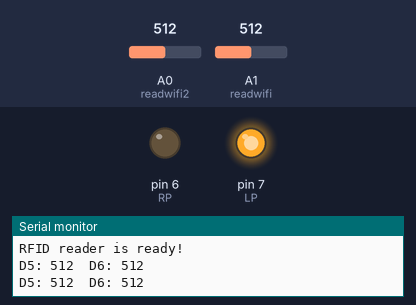
Simulated run of this sketch. Board: Arduino Mega 2560, built with avr-gcc and run on an emulated ATmega2560. On the bench: output pins drawn as LEDs (lit = HIGH), the last lines printed to the serial monitor. Inputs (shaded band) come from the test bench; at power-on: A0 (readwifi2) = 512, A1 (readwifi) = 512. Pins used as bus, display or sensor lines are not drawn.

Above: at 1.2 s.
1.3 s: A0 (readwifi2) set to 490
At 2.5 s:
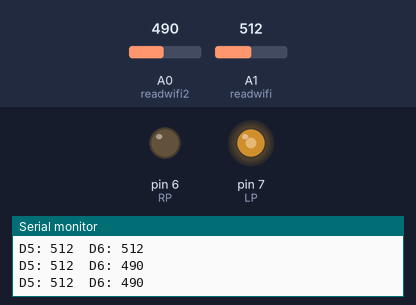
3.1 s: A1 (readwifi) set to 488
At 3.8 s:
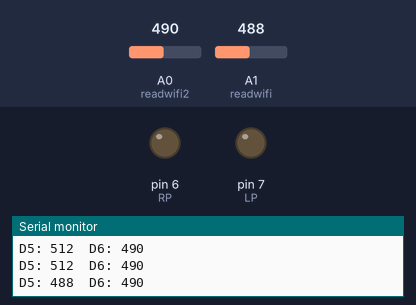
4.7 s: A0 (readwifi2) set to 510
At 6.0 s:
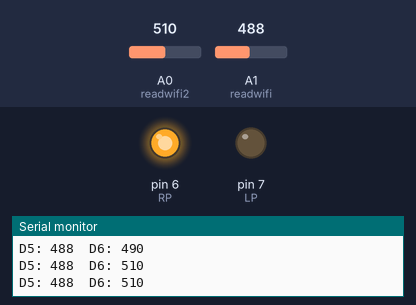
6.3 s: A1 (readwifi) set to 510
At 7.5 s:
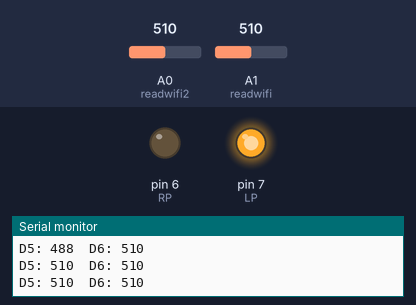
7.9 s: A1 (readwifi) set to 490
At 8.8 s:
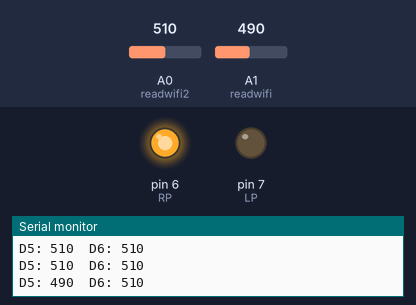
9.5 s: A1 (readwifi) set to 511
At 10.0 s:
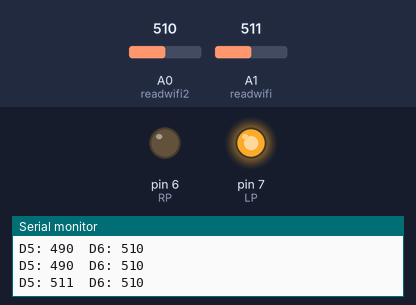
Timing chart, 0 to 12.1 s (numbered marks = the images above; inputs shaded):
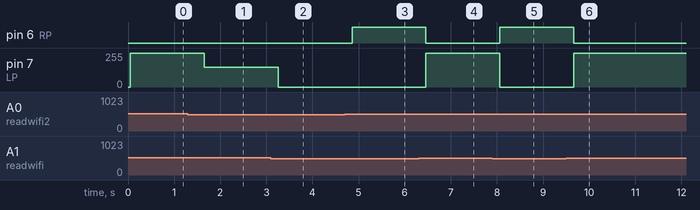

Measured:
- the behaviour switches between 500 and 499 on A0 (readwifi2) (found by bisection; images 0 and 1)
- the behaviour switches between 500 and 499 on A1 (readwifi) (found by bisection; images 1 and 2)
- after the input at 1.3 s, pin 7 (LP): 255/255 → 150/255 after 0.36 s
- after the input at 3.1 s, pin 7 (LP): 150/255 → 0/255 after 0.16 s
- after the input at 4.7 s, pin 6 (RP): LOW → HIGH after 0.16 s
- after the input at 6.3 s, pin 6 (RP): HIGH → LOW after 0.16 s; pin 7 (LP): 0/255 → 255/255 after 0.16 s
- after the input at 7.9 s, pin 6 (RP): LOW → HIGH after 0.16 s; pin 7 (LP): 255/255 → 0/255 after 0.16 s
- after the input at 9.5 s, pin 6 (RP): HIGH → LOW after 0.16 s; pin 7 (LP): 0/255 → 255/255 after 0.16 s

The sketch:

I2C_Mega.ino
```cpp
#include <SPI.h>
#include <MFRC522.h> // 引用程式庫
#include <SoftwareSerial.h>//for I2C
/*-----------------------*/
String tags[49] = {
  "20320115313", "6242141251", "246154197251", "54235206251", "1023910251", "23048147251", "86187255250", "11715218217", "134198184251", "1021903251", "22115167250",
  "38107143251", "214160138251", "182151138251", "3812391250", "198180141251", "1341308251", "6136195251", "21415235251",
  "148133137", "19889214251", "134209195251", "246135202251", "24617746251", "246842251", "615445251", "182108195251", "221333251",
  "22966251", "3820146251", "2463205251", "11872144251", "230253145251", "19818152251", "1982166250", "2267153251", "62092250", "70207213251",
  "102162193251", "11825474250", "7024033251", "3879213251", "134133142251", "13452202251", "18245213251", "10252202251", "246242207251", "2146347251", "1665549251"
};

#define RST_PIN 49 // 讀卡機的重置腳位
#define SS_PIN 53  // 晶片選擇腳位
#define LP 7
#define RP 6
#define readwifi A1
#define readwifi2 A0

String Rmwifi() ;
int gettag();
MFRC522 mfrc522(SS_PIN, RST_PIN); // 建立MFRC522物件
SoftwareSerial mwifi(A2, A3);
int last, current, t = 0;
String stag = "";

void setup()
{
  Serial.begin(9600);
  mwifi.begin(4800);  //設定軟體通訊速率
  SPI.begin();
  pinMode(LP, OUTPUT);
  pinMode(RP, OUTPUT);
  pinMode(readwifi, INPUT);
  pinMode(readwifi2, INPUT);
  mfrc522.PCD_Init(); // 初始化MFRC522讀卡機模組
  Serial.println(F("RFID reader is ready!"));
}

int delay_sendmwifi[2] = {0, 0};
void loop()
{
  /***************Read rfid tag** ******************************/
 /* t = gettag();
  if (t > 0&&t<100) {
    stag = "";
    stag += t;
    Serial.println(t);
    mwifi.print(stag);/* send string to wifi
  }*/
  Rmwifi();

 // delay_sendmwifi[0] = millis();
 // mwifi.print("HI");
  delay(800);
  //

}//end loop

int gettag() {
  Serial.print("GET TAG:");
  if (mfrc522.PICC_IsNewCardPresent() && mfrc522.PICC_ReadCardSerial()) {
    String tag;
    int tagid = -100;
    byte *id = mfrc522.uid.uidByte; // 取得卡片的UID
    byte idSize = mfrc522.uid.size; // 取得UID的長度
    for (byte i = 0; i < idSize; i++)
    {
      tag += id[i];
    }
    for (int i = 49; i > 0; i--) {
      if (tags[i] == tag) {
        mfrc522.PICC_HaltA(); // 讓卡片進入停止模式
        tagid = 49 - i;
        break;
      }
    }
    /*----------get tag id ---------------*/
    if (tagid != last) {
      last = tagid;
    }
    else {
      tagid = -1;
    }
    return tagid;
  }//Read rfid tag end
}//getteg end


String Rmwifi() {
  int a = analogRead(readwifi);
  int b = analogRead(readwifi2);
  Serial.print("D5: ");
  Serial.print(a);
  Serial.print(F("  D6: "));
  Serial.println(b);
  if(a>500&&b>500){
    analogWrite(LP,255);
    analogWrite(RP,0);
  }
  else if(a>500&&b<500){
    analogWrite(LP,150);
    analogWrite(RP,0);
  }
  else if(a<500&&b>500){
    analogWrite(LP,0);
    analogWrite(RP,255);
  }
  else if(a<500&&b<500){
    analogWrite(LP,0);
    analogWrite(RP,0);
  }
}
```
